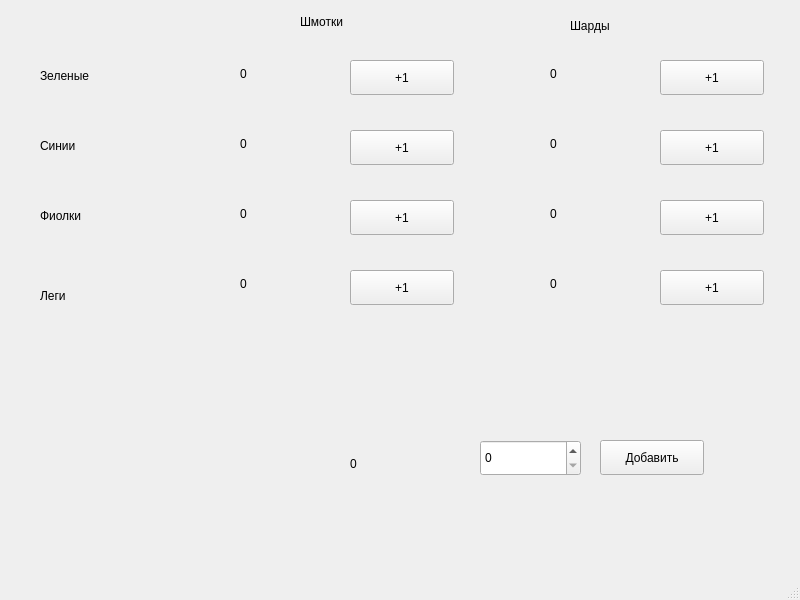
<?xml version="1.0" encoding="UTF-8"?>
<ui version="4.0">
 <class>MainWindow</class>
 <widget class="QMainWindow" name="MainWindow">
  <property name="geometry">
   <rect>
    <x>0</x>
    <y>0</y>
    <width>800</width>
    <height>600</height>
   </rect>
  </property>
  <property name="windowTitle">
   <string>MainWindow</string>
  </property>
  <widget class="QWidget" name="centralwidget">
   <widget class="QPushButton" name="pushButton1">
    <property name="geometry">
     <rect>
      <x>350</x>
      <y>60</y>
      <width>104</width>
      <height>35</height>
     </rect>
    </property>
    <property name="text">
     <string>+1</string>
    </property>
   </widget>
   <widget class="QPushButton" name="pushButton2">
    <property name="geometry">
     <rect>
      <x>350</x>
      <y>130</y>
      <width>104</width>
      <height>35</height>
     </rect>
    </property>
    <property name="text">
     <string>+1</string>
    </property>
   </widget>
   <widget class="QPushButton" name="pushButton3">
    <property name="geometry">
     <rect>
      <x>350</x>
      <y>200</y>
      <width>104</width>
      <height>35</height>
     </rect>
    </property>
    <property name="text">
     <string>+1</string>
    </property>
   </widget>
   <widget class="QPushButton" name="pushButton4">
    <property name="geometry">
     <rect>
      <x>350</x>
      <y>270</y>
      <width>104</width>
      <height>35</height>
     </rect>
    </property>
    <property name="text">
     <string>+1</string>
    </property>
   </widget>
   <widget class="QPushButton" name="pushButton5">
    <property name="geometry">
     <rect>
      <x>660</x>
      <y>60</y>
      <width>104</width>
      <height>35</height>
     </rect>
    </property>
    <property name="text">
     <string>+1</string>
    </property>
   </widget>
   <widget class="QPushButton" name="pushButton6">
    <property name="geometry">
     <rect>
      <x>660</x>
      <y>130</y>
      <width>104</width>
      <height>35</height>
     </rect>
    </property>
    <property name="text">
     <string>+1</string>
    </property>
   </widget>
   <widget class="QPushButton" name="pushButton7">
    <property name="geometry">
     <rect>
      <x>660</x>
      <y>200</y>
      <width>104</width>
      <height>35</height>
     </rect>
    </property>
    <property name="text">
     <string>+1</string>
    </property>
   </widget>
   <widget class="QPushButton" name="pushButton8">
    <property name="geometry">
     <rect>
      <x>660</x>
      <y>270</y>
      <width>104</width>
      <height>35</height>
     </rect>
    </property>
    <property name="text">
     <string>+1</string>
    </property>
   </widget>
   <widget class="QLabel" name="label1">
    <property name="geometry">
     <rect>
      <x>240</x>
      <y>60</y>
      <width>71</width>
      <height>27</height>
     </rect>
    </property>
    <property name="text">
     <string>0</string>
    </property>
   </widget>
   <widget class="QLabel" name="label2">
    <property name="geometry">
     <rect>
      <x>240</x>
      <y>130</y>
      <width>71</width>
      <height>27</height>
     </rect>
    </property>
    <property name="text">
     <string>0</string>
    </property>
   </widget>
   <widget class="QLabel" name="label3">
    <property name="geometry">
     <rect>
      <x>240</x>
      <y>200</y>
      <width>71</width>
      <height>27</height>
     </rect>
    </property>
    <property name="text">
     <string>0</string>
    </property>
   </widget>
   <widget class="QLabel" name="label4">
    <property name="geometry">
     <rect>
      <x>240</x>
      <y>270</y>
      <width>71</width>
      <height>27</height>
     </rect>
    </property>
    <property name="text">
     <string>0</string>
    </property>
   </widget>
   <widget class="QLabel" name="label5">
    <property name="geometry">
     <rect>
      <x>550</x>
      <y>60</y>
      <width>71</width>
      <height>27</height>
     </rect>
    </property>
    <property name="text">
     <string>0</string>
    </property>
   </widget>
   <widget class="QLabel" name="label6">
    <property name="geometry">
     <rect>
      <x>550</x>
      <y>130</y>
      <width>71</width>
      <height>27</height>
     </rect>
    </property>
    <property name="text">
     <string>0</string>
    </property>
   </widget>
   <widget class="QLabel" name="label7">
    <property name="geometry">
     <rect>
      <x>550</x>
      <y>200</y>
      <width>71</width>
      <height>27</height>
     </rect>
    </property>
    <property name="text">
     <string>0</string>
    </property>
   </widget>
   <widget class="QLabel" name="label8">
    <property name="geometry">
     <rect>
      <x>550</x>
      <y>270</y>
      <width>71</width>
      <height>27</height>
     </rect>
    </property>
    <property name="text">
     <string>0</string>
    </property>
   </widget>
   <widget class="QPushButton" name="pushButton9">
    <property name="geometry">
     <rect>
      <x>600</x>
      <y>440</y>
      <width>104</width>
      <height>35</height>
     </rect>
    </property>
    <property name="text">
     <string>Добавить</string>
    </property>
   </widget>
   <widget class="QLabel" name="label9">
    <property name="geometry">
     <rect>
      <x>350</x>
      <y>450</y>
      <width>101</width>
      <height>27</height>
     </rect>
    </property>
    <property name="text">
     <string>0</string>
    </property>
   </widget>
   <widget class="QSpinBox" name="spinBox">
    <property name="geometry">
     <rect>
      <x>480</x>
      <y>440</y>
      <width>101</width>
      <height>36</height>
     </rect>
    </property>
    <property name="maximum">
     <number>100000000</number>
    </property>
   </widget>
   <widget class="QLabel" name="label">
    <property name="geometry">
     <rect>
      <x>300</x>
      <y>6</y>
      <width>131</width>
      <height>31</height>
     </rect>
    </property>
    <property name="text">
     <string>Шмотки</string>
    </property>
   </widget>
   <widget class="QLabel" name="label_2">
    <property name="geometry">
     <rect>
      <x>570</x>
      <y>10</y>
      <width>131</width>
      <height>31</height>
     </rect>
    </property>
    <property name="text">
     <string>Шарды</string>
    </property>
   </widget>
   <widget class="QLabel" name="label_3">
    <property name="geometry">
     <rect>
      <x>40</x>
      <y>60</y>
      <width>131</width>
      <height>31</height>
     </rect>
    </property>
    <property name="text">
     <string>Зеленые</string>
    </property>
   </widget>
   <widget class="QLabel" name="label_4">
    <property name="geometry">
     <rect>
      <x>40</x>
      <y>130</y>
      <width>131</width>
      <height>31</height>
     </rect>
    </property>
    <property name="text">
     <string>Синии</string>
    </property>
   </widget>
   <widget class="QLabel" name="label_5">
    <property name="geometry">
     <rect>
      <x>40</x>
      <y>200</y>
      <width>131</width>
      <height>31</height>
     </rect>
    </property>
    <property name="text">
     <string>Фиолки</string>
    </property>
   </widget>
   <widget class="QLabel" name="label_6">
    <property name="geometry">
     <rect>
      <x>40</x>
      <y>280</y>
      <width>131</width>
      <height>31</height>
     </rect>
    </property>
    <property name="text">
     <string>Леги</string>
    </property>
   </widget>
  </widget>
  <widget class="QMenuBar" name="menubar">
   <property name="geometry">
    <rect>
     <x>0</x>
     <y>0</y>
     <width>800</width>
     <height>23</height>
    </rect>
   </property>
  </widget>
  <widget class="QStatusBar" name="statusbar"/>
 </widget>
 <resources/>
 <connections/>
</ui>
